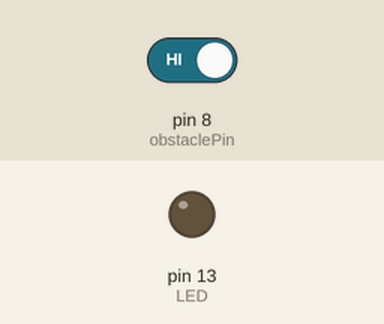
A sketch run on a simulated Arduino Uno, built with avr-gcc and run on an emulated ATmega328P. Shown: output pins drawn as LEDs (lit = HIGH). The test bench sets the inputs (shaded band); at power-on: pin 8 (obstaclePin) HIGH.

Above: at 1.2 s.
1.3 s: pin 8 (obstaclePin) driven LOW
At 2.0 s:
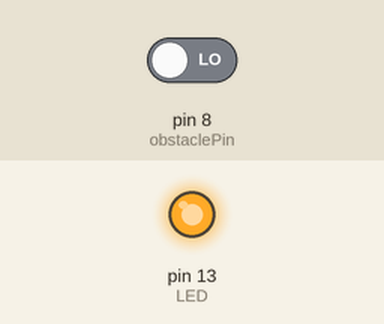
2.9 s: pin 8 (obstaclePin) driven HIGH
At 4.4 s:
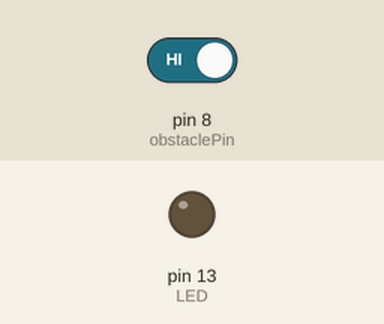
Timing chart, 0 to 5.9 s (numbered marks = the images above; inputs shaded):
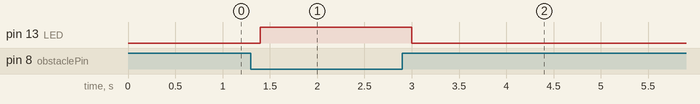

Measured:
- after the input at 1.3 s, pin 13 (LED): LOW → HIGH after 0.10 s
- after the input at 2.9 s, pin 13 (LED): HIGH → LOW after 0.10 s

The sketch:

objectDetection.ino
```cpp
int LED = 13;
int obstaclePin = 8;
int hasObstacle = HIGH;

void setup()
{
  pinMode(LED, OUTPUT);
  pinMode(obstaclePin, INPUT);
}

void loop()
{
  hasObstacle = digitalRead(obstaclePin);

    if (hasObstacle == LOW)
    {
      digitalWrite(LED, HIGH);
    }

    else
    {
      digitalWrite(LED,LOW);
    }
  delay(200);
}
```
